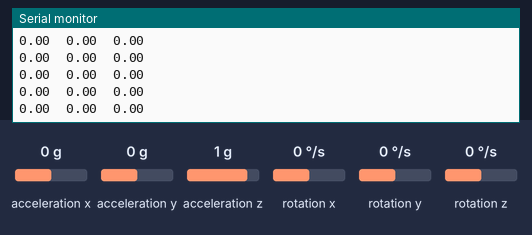
The sketch below on a simulated ESP32. Shown: the last lines printed to the serial monitor. The test bench sets the inputs (shaded band); at power-on: acceleration x 0 g, acceleration y 0 g, acceleration z 1 g, rotation z 0 °/s, rotation x 0 °/s, rotation y 0 °/s.

Above: at 2.7 s.
2.8 s: acceleration x set to -1.4 g
At 2.84 s:
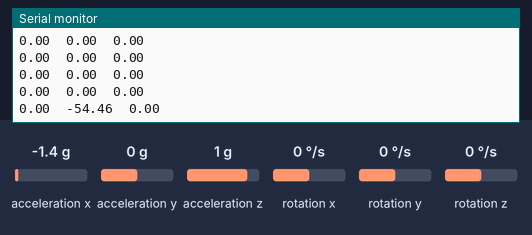
4.3 s: acceleration y set to -1.4 g
At 4.33 s:
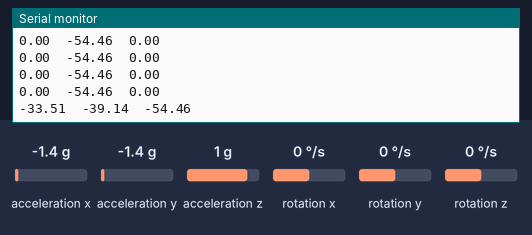
5.8 s: acceleration z set to -1.4 g
At 5.83 s:
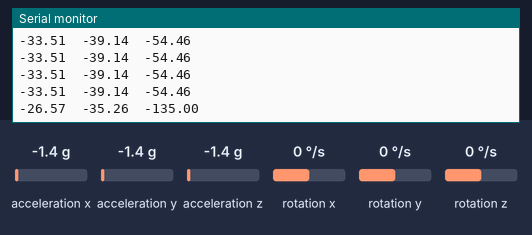
7.3 s: rotation z set to -192 °/s
At 7.32 s:
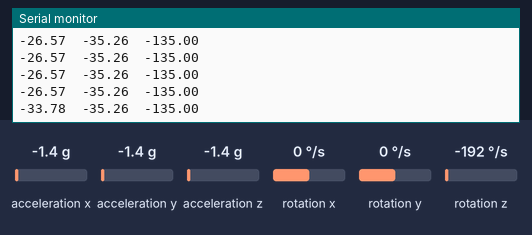
Timing chart, 0 to 9.8 s (numbered marks = the images above; inputs shaded):
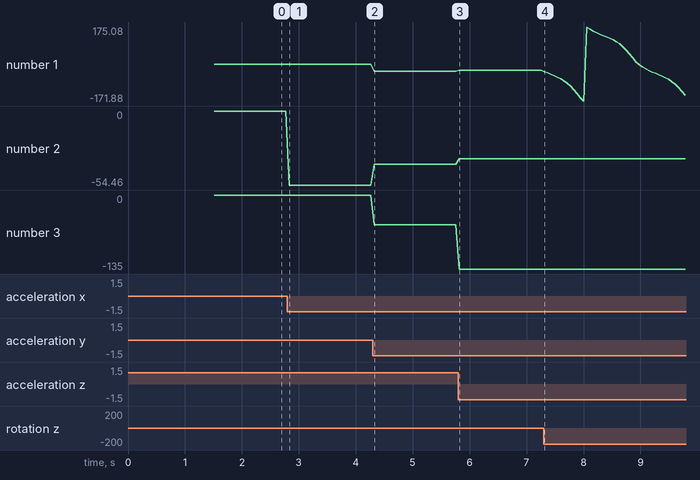

The sketch:

MPU_6050_DMP.ino
```cpp
#include "I2Cdev.h"
#include "MPU6050_6Axis_MotionApps20.h"
#include "Wire.h"

MPU6050 mpu;

// MPU control/status vars
bool dmpReady = false;  // Set true if DMP initialized successfully
uint8_t mpuIntStatus;   // Holds actual interrupt status byte from MPU
uint8_t devStatus;      // Return status after each device operation (0 = success, !0 = error)
uint16_t packetSize;    // Expected DMP packet size (default is 42 bytes)
uint16_t fifoCount;     // Count of all bytes currently in FIFO
uint8_t fifoBuffer[64]; // FIFO storage buffer

// Orientation/motion vars
Quaternion q;           // [w, x, y, z]         quaternion container
VectorFloat gravity;    // [x, y, z]            gravity vector
float ypr[3];           // [yaw, pitch, roll]   yaw/pitch/roll container

void setup() {
  // Initialize serial communication
  Serial.begin(115200);

  delay(1000);

  Wire.begin(21, 18); // SDA, SCL
  Wire.setClock(400000);

  // Initialize MPU6050
  Serial.println("Initializing MPU6050...");
  mpu.initialize();

  // Verify connection
  Serial.println("Testing device connections...");
  Serial.println(mpu.testConnection() ? "MPU6050 connected" : "MPU6050 connection failed");

  // Initialize DMP
  Serial.println("Initializing DMP...");
  devStatus = mpu.dmpInitialize();

  // Calibrate the MPU6050
  mpu.setXGyroOffset(-558);
  mpu.setYGyroOffset(51);
  mpu.setZGyroOffset(128);
  mpu.setZAccelOffset(1266);

  if (devStatus == 0) {
    Serial.println("DMP initialized successfully");

    // Enable DMP
    mpu.setDMPEnabled(true);

    // Set interrupt enabled
    mpuIntStatus = mpu.getIntStatus();

    // Set DMP ready flag
    dmpReady = true;

    // Get expected packet size for DMP
    packetSize = mpu.dmpGetFIFOPacketSize();
  } else {
    // DMP initialization failed
    Serial.print("DMP Initialization failed (code ");
    Serial.print(devStatus);
    Serial.println(")");
  }
}

void loop() {
  // If DMP is not ready, do nothing
  if (!dmpReady) return;

  // Check for DMP data in FIFO
  fifoCount = mpu.getFIFOCount();

  // Check for FIFO overflow
  if ((mpuIntStatus & 0x10) || fifoCount == 1024) {
    mpu.resetFIFO(); // Reset FIFO if overflowed
    //Serial.println("FIFO overflow!");
    return;
  }

  // Wait for correct data length
  while (fifoCount < packetSize) fifoCount = mpu.getFIFOCount();

  // Read a packet from FIFO
  mpu.getFIFOBytes(fifoBuffer, packetSize);

  // Track FIFO count here in case there is > 1 packet available
  fifoCount -= packetSize;

  mpu.dmpGetQuaternion(&q, fifoBuffer);
  mpu.dmpGetGravity(&gravity, &q);
  mpu.dmpGetYawPitchRoll(ypr, &q, &gravity);

  // Print Yaw, Pitch, Roll in degrees
  //Serial.print("Yaw: ");
  Serial.print(ypr[0] * 180 / M_PI);
  Serial.print('\t');
  //Serial.print(", Pitch: ");
  Serial.print(ypr[1] * 180 / M_PI);
  Serial.print('\t');
  //Serial.print(", Roll: ");
  Serial.println(ypr[2] * 180 / M_PI);

  delay(50);
}
```

Measured:
- after the input at 2.8 s, the serial monitor: prints a new line at once (image 1)
- after the input at 4.3 s, the serial monitor: prints a new line at once (image 2)
- after the input at 5.8 s, the serial monitor: prints a new line at once (image 3)
- after the input at 7.3 s, the serial monitor: prints a new line at once (image 4)
- plotted number 1: 0 → -33.51 after the input at 4.3 s, -33.51 → -26.57 after the input at 5.8 s, -26.57 → -144.31 after the input at 7.3 s
- plotted number 2: 0 → -54.46 after the input at 2.8 s, -54.46 → -39.14 after the input at 4.3 s, -39.14 → -35.26 after the input at 5.8 s
- plotted number 3: -54.46 → -135 after the input at 5.8 s
